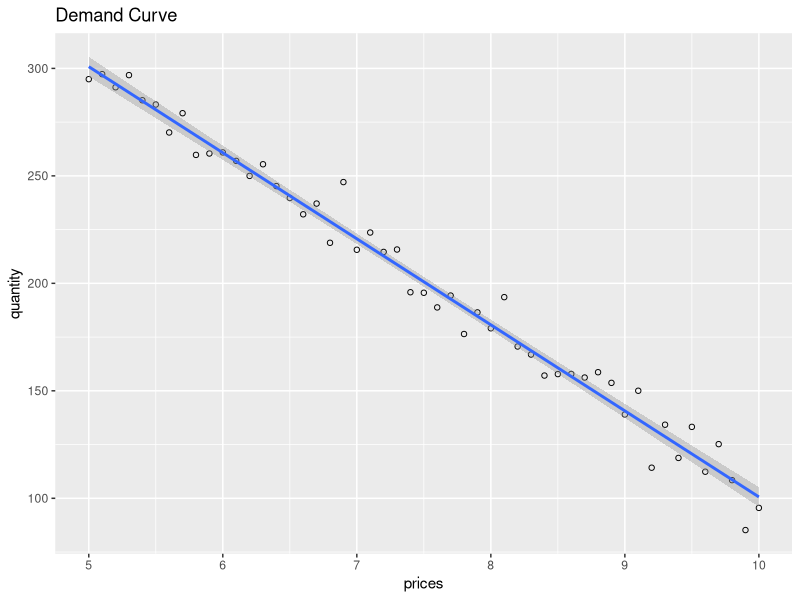
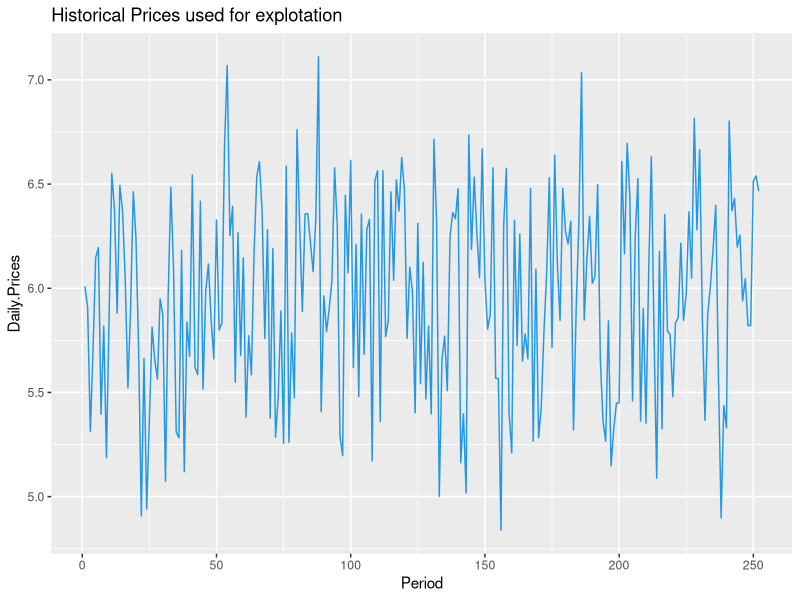
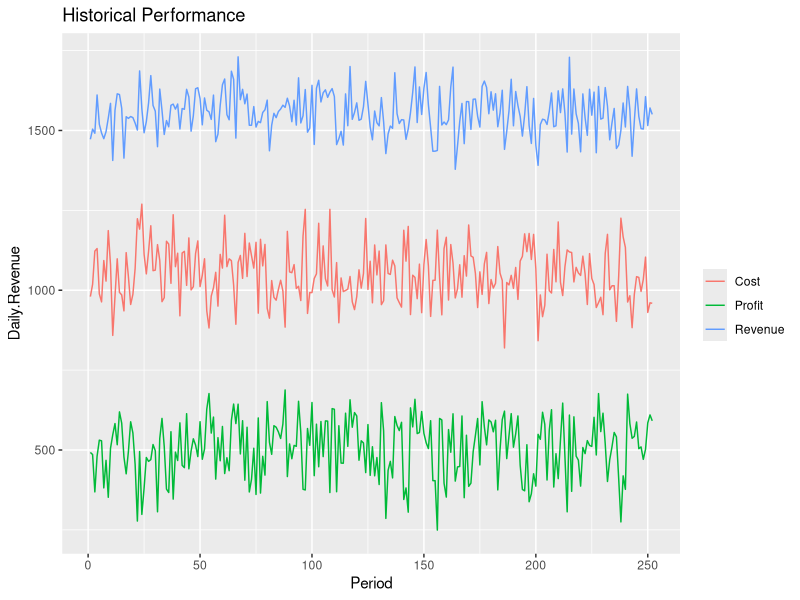

Source code (R) for these figures, in order:
library(ggplot2)

# example of linear demand curve (first equation) 

demand = function(p, alpha = -40, beta = 500, sd = 10) {
  
  error = rnorm(length(p), sd = sd)
  q = p*alpha + beta + error
  
  return(q)
}

set.seed(100)

prices = seq(from = 5, to = 10, by = 0.1)
q = demand(prices)

data = data.frame('prices' = prices,'quantity' = q)

ggplot(data, aes(prices, quantity)) +
  geom_point(shape=1) +
  geom_smooth(method='lm') +
  ggtitle('Demand Curve')


set.seed(10)

hist.prices = rnorm(252, mean = 6, sd = .5) # random prices defined by the company
hist.demand = demand(hist.prices) # demand curve defined in the chunck above
hist.revenue = hist.prices*hist.demand # From the revenue equation
unity.cost = 4 # production cost per unity
hist.cost = unity.cost*hist.demand
hist.profit = (hist.prices - unity.cost)*hist.demand # From the price equation

data = data.frame('Period' = seq(1,252),'Daily.Prices' = hist.prices,
                  'Daily.Demand' = hist.demand, 'Daily.Revenue' = hist.revenue,
                  'Daily.Cost' = hist.cost, 'Daily.Profit' = hist.profit)

ggplot(data, aes(Period, Daily.Prices)) +
  geom_line(color = 4) +
  ggtitle('Historical Prices used for explotation')


ggplot(data, aes(Period, Daily.Revenue, colour = 'Revenue')) +
  geom_line() +
  geom_line(aes(Period, Daily.Profit, colour = 'Profit')) +
  geom_line(aes(Period, Daily.Cost, colour = 'Cost')) +
  labs(title = 'Historical Performance', colour = '')